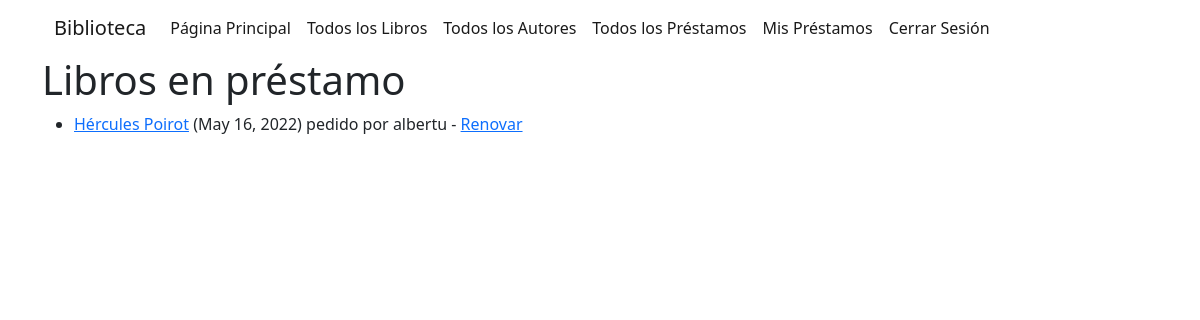
The page /catalogo/prestados/ (signed in) on the database as committed earlier.
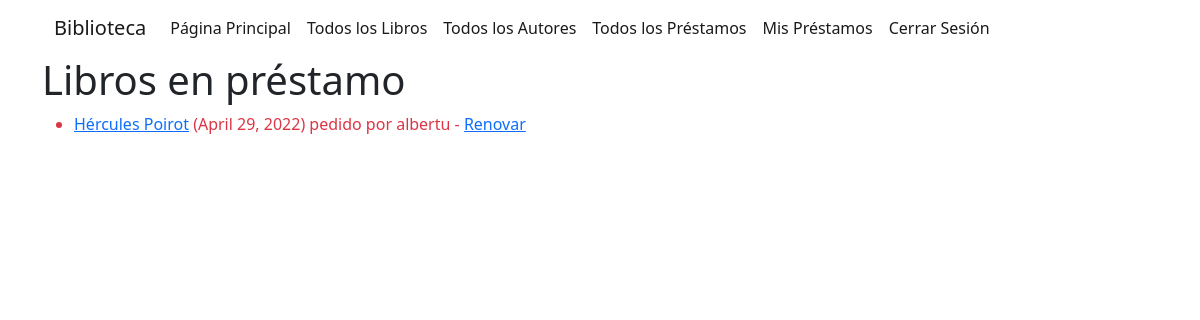
The same page on the database as committed later.
### catalogo/models.py (models this page shows, shortened)
class Timestamp(models.Model):
    creado_en = models.DateTimeField(auto_now_add=True)
    editado_en = models.DateTimeField(auto_now=True)
    class Meta:
        abstract = True

class InstanciaLibro(SafeDeleteModel, Timestamp):
    id = models.UUIDField(primary_key=True, default=uuid.uuid4,
                          help_text='Identificador único para este libro particular en toda la biblioteca')
    libro = models.ForeignKey('Libro', on_delete=models.CASCADE, null=True)
    sello = models.CharField(max_length=200)
    fecha_entrega = models.DateField(null=True, blank=True)
    prestatario = models.ForeignKey(User, on_delete=models.SET_NULL, null=True, blank=True)
    ESTADO_PRESTAMO = (
        ('m', 'Mantenimiento'),
        ('p', 'En Prestamo'),
        ('d', 'Disponible'),
        ('r', 'Reservado'),
    )
    estado = models.CharField(
        max_length=1,
        choices=ESTADO_PRESTAMO,
        blank=True,
        default='m',
        help_text='Disponibilidad del libro',
    )
    """
    Si no quieres definir ordenamiento en el modelo estas son las alternativas:

    Add a ordering inside a class Meta declaration on your model.
    Add a queryset attribute in your custom class-based view, specifying an order_by().
    Adding a get_queryset method to your custom class-based view and also specify the order_by().¿
    """
    class Meta:
        ordering = ['fecha_entrega']
        permissions = (("puede_marcar_retornado", "Marcar libro como retornado"),)
    @property
    def esta_atrasado(self):
        if self.fecha_entrega and date.today() > self.fecha_entrega:
            return True
        return False

class Libro(SafeDeleteModel, Timestamp):
    _safedelete_policy = safedelete.models.SOFT_DELETE_CASCADE
    titulo = models.CharField(max_length=200)
    autor = models.ForeignKey(Autor, on_delete=models.SET_NULL, null=True)
    resumen = models.TextField(max_length=1000, help_text='Inserta una breve descripción del libro')
    isbn = models.CharField('ISBN', max_length=13, unique=True,
                            help_text='13 caracteres <a href="https://www.isbn-international.org/content/what-isbn">ISBN number</a>')
    genero = models.ManyToManyField(Genero, help_text='Selecciona uno o varios géneros para este libro')

### catalogo/views.py (the view)
# urls.py: path('prestados/', views.ListaLibrosPrestados.as_view(), name='todos-prestamos'),
class ListaLibrosPrestados(PermissionRequiredMixin, generic.ListView):
    model = InstanciaLibro
    permission_required = 'catalogo.puede_marcar_retornado'
    context_object_name = 'libros'
    template_name = 'lista_libros_prestados.html'
    def get_queryset(self):
        return InstanciaLibro.objects.filter(estado__exact='p').order_by('fecha_entrega')

### catalogo/templates/lista_libros_prestados.html
{% extends "base.html" %}
{% block contenido %}
    <h1>Libros en préstamo</h1>
    {% if libros %}
    <ul>
      {% for instancia in libros %}
      <li class="{% if instancia.esta_atrasado %}text-danger{% endif %}">
        <a href="{% url 'detalle-libro' instancia.libro.pk %}">{{ instancia.libro.titulo }}</a> ({{ instancia.fecha_entrega }}) pedido por {{ instancia.prestatario.username }} {% if perms.catalogo.puede_marcar_retornado %}- <a href="{% url 'renovar-libro-bibliotecario' instancia.pk %}">Renovar</a>{% endif %}
      </li>
      {% endfor %}
    </ul>
    {% else %}
      <p>Actualmente no hay ningún libro en préstamo.</p>
    {% endif %}
{% endblock %}

Rows that differ between the two databases and show on the page:
changed InstanciaLibro "Hércules Poirot": fecha_entrega "May 16, 2022" → "April 29, 2022"
